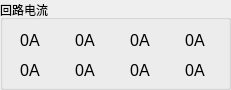
  <widget class="QGroupBox" name="groupBox">
   <property name="geometry">
    <rect>
     <x>1110</x>
     <y>520</y>
     <width>231</width>
     <height>90</height>
    </rect>
   </property>
   <property name="title">
    <string>回路电流</string>
   </property>
   <widget class="QLabel" name="m_loop3A">
    <property name="geometry">
     <rect>
      <x>120</x>
      <y>30</y>
      <width>40</width>
      <height>20</height>
     </rect>
    </property>
    <property name="font">
     <font>
      <pointsize>12</pointsize>
     </font>
    </property>
    <property name="layoutDirection">
     <enum>Qt::LeftToRight</enum>
    </property>
    <property name="text">
     <string>0A</string>
    </property>
    <property name="alignment">
     <set>Qt::AlignCenter</set>
    </property>
   </widget>
   <widget class="QLabel" name="m_loop4A">
    <property name="geometry">
     <rect>
      <x>175</x>
      <y>30</y>
      <width>40</width>
      <height>20</height>
     </rect>
    </property>
    <property name="font">
     <font>
      <pointsize>12</pointsize>
     </font>
    </property>
    <property name="layoutDirection">
     <enum>Qt::LeftToRight</enum>
    </property>
    <property name="text">
     <string>0A</string>
    </property>
    <property name="alignment">
     <set>Qt::AlignCenter</set>
    </property>
   </widget>
   <widget class="QLabel" name="m_loop2A">
    <property name="geometry">
     <rect>
      <x>65</x>
      <y>30</y>
      <width>40</width>
      <height>20</height>
     </rect>
    </property>
    <property name="font">
     <font>
      <pointsize>12</pointsize>
     </font>
    </property>
    <property name="layoutDirection">
     <enum>Qt::LeftToRight</enum>
    </property>
    <property name="text">
     <string>0A</string>
    </property>
    <property name="alignment">
     <set>Qt::AlignCenter</set>
    </property>
   </widget>
   <widget class="QLabel" name="m_loop6A">
    <property name="geometry">
     <rect>
      <x>65</x>
      <y>60</y>
      <width>40</width>
      <height>20</height>
     </rect>
    </property>
    <property name="font">
     <font>
      <pointsize>12</pointsize>
     </font>
    </property>
    <property name="layoutDirection">
     <enum>Qt::LeftToRight</enum>
    </property>
    <property name="text">
     <string>0A</string>
    </property>
    <property name="alignment">
     <set>Qt::AlignCenter</set>
    </property>
   </widget>
   <widget class="QLabel" name="m_loop5A">
    <property name="geometry">
     <rect>
      <x>10</x>
      <y>60</y>
      <width>40</width>
      <height>20</height>
     </rect>
    </property>
    <property name="font">
     <font>
      <pointsize>12</pointsize>
     </font>
    </property>
    <property name="layoutDirection">
     <enum>Qt::LeftToRight</enum>
    </property>
    <property name="text">
     <string>0A</string>
    </property>
    <property name="alignment">
     <set>Qt::AlignCenter</set>
    </property>
   </widget>
   <widget class="QLabel" name="m_loop7A">
    <property name="geometry">
     <rect>
      <x>120</x>
      <y>60</y>
      <width>40</width>
      <height>20</height>
     </rect>
    </property>
    <property name="font">
     <font>
      <pointsize>12</pointsize>
     </font>
    </property>
    <property name="layoutDirection">
     <enum>Qt::LeftToRight</enum>
    </property>
    <property name="text">
     <string>0A</string>
    </property>
    <property name="alignment">
     <set>Qt::AlignCenter</set>
    </property>
   </widget>
   <widget class="QLabel" name="m_loop1A">
    <property name="geometry">
     <rect>
      <x>10</x>
      <y>30</y>
      <width>40</width>
      <height>20</height>
     </rect>
    </property>
    <property name="font">
     <font>
      <pointsize>12</pointsize>
     </font>
    </property>
    <property name="layoutDirection">
     <enum>Qt::LeftToRight</enum>
    </property>
    <property name="text">
     <string>0A</string>
    </property>
    <property name="alignment">
     <set>Qt::AlignCenter</set>
    </property>
   </widget>
   <widget class="QLabel" name="m_loop8A">
    <property name="geometry">
     <rect>
      <x>175</x>
      <y>60</y>
      <width>40</width>
      <height>20</height>
     </rect>
    </property>
    <property name="font">
     <font>
      <pointsize>12</pointsize>
     </font>
    </property>
    <property name="layoutDirection">
     <enum>Qt::LeftToRight</enum>
    </property>
    <property name="text">
     <string>0A</string>
    </property>
    <property name="alignment">
     <set>Qt::AlignCenter</set>
    </property>
   </widget>
  </widget>
